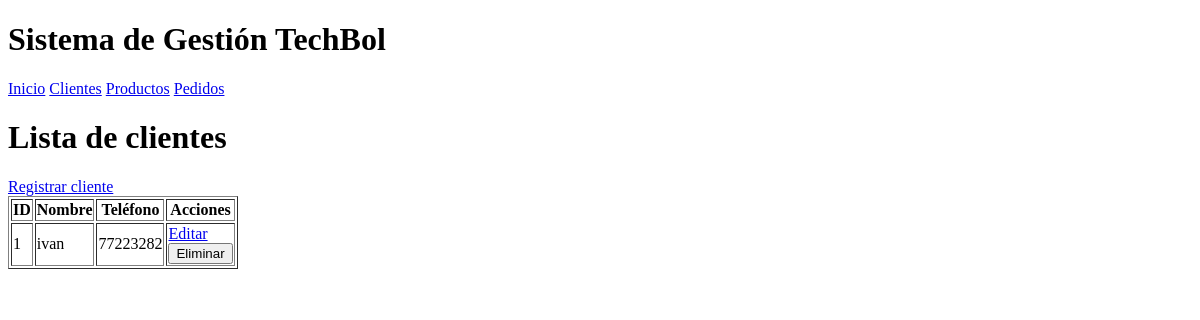
Page /clientes/ on the earlier database version.
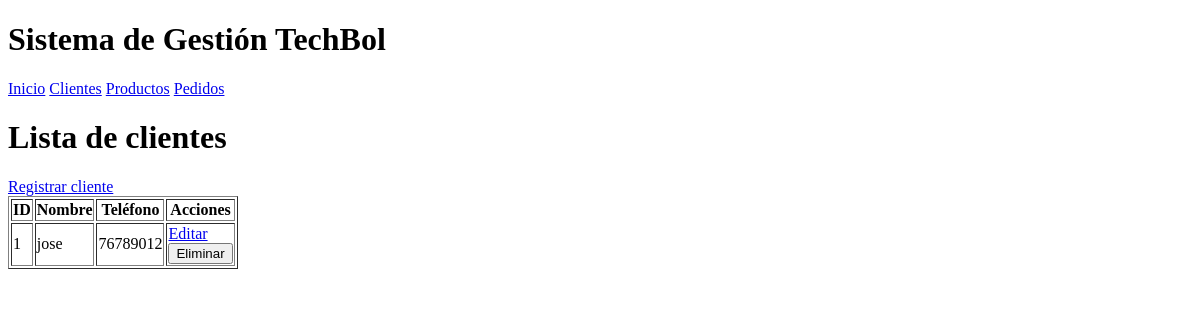
Same page on the later database version.
### Blueprintapp/clientes/models.py (models this page shows)
class Cliente(db.Model):
    id = db.Column(db.Integer, primary_key=True)
    nombre = db.Column(db.String(100), nullable=False)
    telefono = db.Column(db.String(20), nullable=False)
    pedidos = db.relationship('Pedido', back_populates='cliente')

### Blueprintapp/clientes/routes.py (the view)
@bp_clientes.route('/')
def index():
    clientes = Cliente.query.all()
    return render_template('cliente/index.html', clientes=clientes)

### Blueprintapp/clientes/templates/cliente/index.html
{% extends 'base.html' %}
{% block content %}
<h1>Lista de clientes</h1>
<a href="{{ url_for('clientes.create') }}">Registrar cliente</a>
<table border="1">
    <tr>
        <th>ID</th>
        <th>Nombre</th>
        <th>Teléfono</th>
        <th>Acciones</th>
    </tr>
    {% for cliente in clientes %}
    <tr>
        <td>{{ cliente.id }}</td>
        <td>{{ cliente.nombre }}</td>
        <td>{{ cliente.telefono }}</td>
        <td>
            <a href="{{ url_for('clientes.edit', id=cliente.id) }}">Editar</a>
            <form action="{{ url_for('clientes.delete', id=cliente.id) }}" method="POST">
                <button type="submit">Eliminar</button>
            </form>
        </td>
    </tr>
    {% else %}
    <tr><td colspan="4">No hay clientes registrados.</td></tr>
    {% endfor %}
</table>
{% endblock %}

### Blueprintapp/templates/base.html (shortened to what this page needs)
<!DOCTYPE html>
<html lang="es">
<head>
</head>
<body>
    <header>
        <h1>Sistema de Gestión TechBol</h1>
    </header>
    <nav>
        <a href="{{ url_for('core.index') }}">Inicio</a>
        <a href="{{ url_for('clientes.index') }}">Clientes</a>
        <a href="{{ url_for('productos.index') }}">Productos</a>
        <a href="{{ url_for('pedidos.index') }}">Pedidos</a>
    </nav>
    <main>
        {% block content %}
        {% endblock %}
    </main>
</body>
</html>

Differences in the rows shown:
changed Cliente id 1: nombre "ivan" → "jose"; telefono "77223282" → "76789012"
